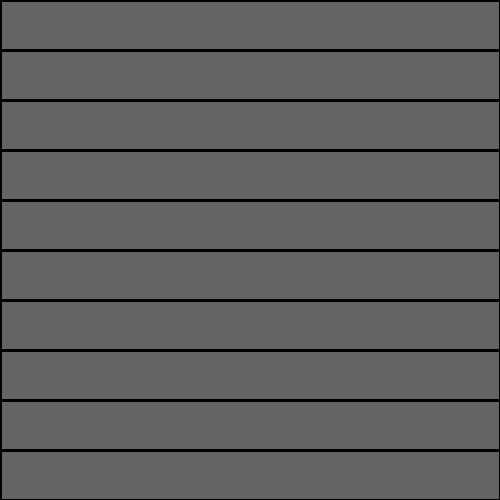
Frame 1 (no input)
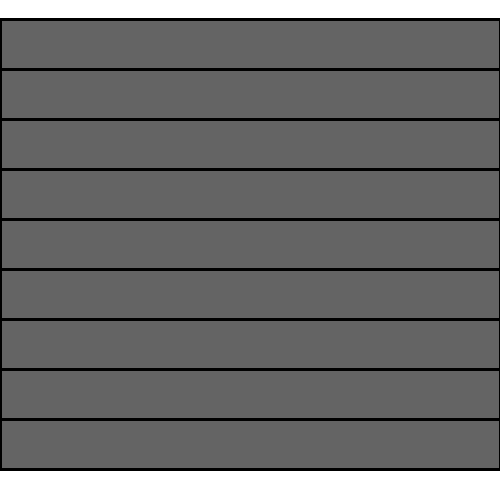
Frame 60 (the mouse pressed at the canvas centre just before this capture)
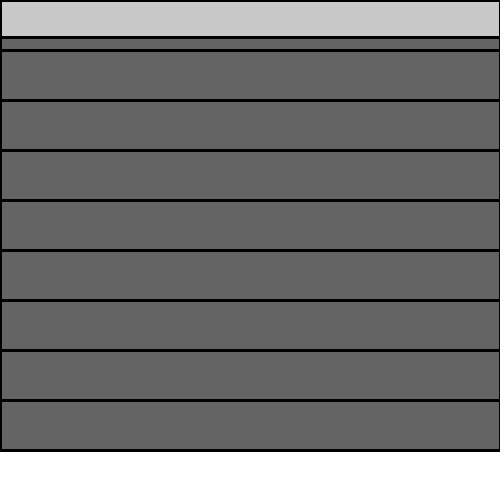
Frame 120 (the mouse held since frame 60 and released just before this capture)

The Processing sketch that drew these frames (run headless with seeded random() and noise(); from frame 60 on, the mouse is pressed at the canvas centre):

// Processing sketch: processing_75187
// ── processing_75187.pde

float angle = 0;
float speed = 0.02;
int a;
int h;
float modulo;
int var = 1;

void setup() {
  size (500, 500);
  smooth();
  background(255);
  stroke(0);
  strokeWeight(3);
  fill(100);

  h = height/10;


  for (int i=h; i<=height; i+=h) {
    rect(0, i-h, width, i);
  }
}

void draw() {
  if (var>0) {
    fill(100);
  }

  else if (var<0) {
    fill(200);
  }

  a=0;


  if (angle<PI/2-speed) {
    float delta = h*abs(cos(angle));
    background(255);
    rect(0, delta, width, h-2*delta);

    for (int i=0; i<height-h; i+=h) {
      rect(0, delta+i, width, h);
    }

    angle+=speed;
  }

  if (angle>=PI/2-speed && angle<PI/2) {
    float delta = h*abs(cos(angle));
    background(255);
    rect(0, delta, width, h-2*delta);

    for (int i=0; i<height-h; i+=h) {
      rect(0, delta+i, width, h);
    }

    angle+=speed;
    var*=-1;
  }

  for (float step=PI/2; step<20*PI/2; step+=PI) {
    modulo = ((step*2/PI)-1) % 4;

    if (modulo == 0) {
      if (angle>step && angle<=step+PI/2) {
        float delta = h*abs(cos(angle));
        rect(0, a, width, delta);
        angle+=speed;
      }



      else if (angle>step+PI/2 && angle<=step+PI) {
        float delta = h*abs(cos(angle));
        rect(0, a+h, width, h-delta);
        angle+=speed;
      }

      a+=2*h;
    }

    else if (modulo != 0) {
      if (angle>step && angle<=step+PI) {
        float delta = h*abs(cos(angle));
        angle+=speed;
      }
    }
  }

  if (angle>=10*PI) {
    a=0;
    angle=0;
  }
}   
